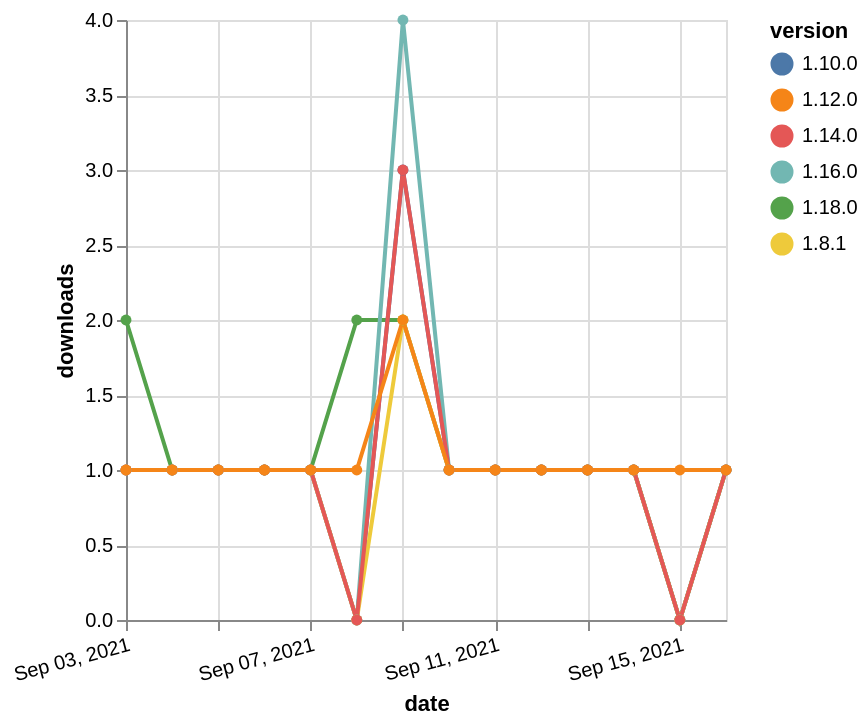

Vega-Lite specification for this chart:
### Vega-Lite specification from a JSON file in a GitHub repository (floating-point values rounded to 4 significant figures)
{"$schema": "https://vega.github.io/schema/vega-lite/v5.json", "description": "A simple bar chart with embedded data.", "data": {"values": [{"date": "2021-09-03", "total": 124, "delta": 2, "version": "1.18.0"}, {"date": "2021-09-04", "total": 125, "delta": 1, "version": "1.18.0"}, {"date": "2021-09-05", "total": 126, "delta": 1, "version": "1.18.0"}, {"date": "2021-09-06", "total": 127, "delta": 1, "version": "1.18.0"}, {"date": "2021-09-07", "total": 128, "delta": 1, "version": "1.18.0"}, {"date": "2021-09-08", "total": 130, "delta": 2, "version": "1.18.0"}, {"date": "2021-09-09", "total": 132, "delta": 2, "version": "1.18.0"}, {"date": "2021-09-10", "total": 133, "delta": 1, "version": "1.18.0"}, {"date": "2021-09-11", "total": 134, "delta": 1, "version": "1.18.0"}, {"date": "2021-09-12", "total": 135, "delta": 1, "version": "1.18.0"}, {"date": "2021-09-13", "total": 136, "delta": 1, "version": "1.18.0"}, {"date": "2021-09-14", "total": 137, "delta": 1, "version": "1.18.0"}, {"date": "2021-09-15", "total": 137, "delta": 0, "version": "1.18.0"}, {"date": "2021-09-16", "total": 138, "delta": 1, "version": "1.18.0"}, {"date": "2021-09-03", "total": 208, "delta": 1, "version": "1.10.0"}, {"date": "2021-09-04", "total": 209, "delta": 1, "version": "1.10.0"}, {"date": "2021-09-05", "total": 210, "delta": 1, "version": "1.10.0"}, {"date": "2021-09-06", "total": 211, "delta": 1, "version": "1.10.0"}, {"date": "2021-09-07", "total": 212, "delta": 1, "version": "1.10.0"}, {"date": "2021-09-08", "total": 212, "delta": 0, "version": "1.10.0"}, {"date": "2021-09-09", "total": 215, "delta": 3, "version": "1.10.0"}, {"date": "2021-09-10", "total": 216, "delta": 1, "version": "1.10.0"}, {"date": "2021-09-11", "total": 217, "delta": 1, "version": "1.10.0"}, {"date": "2021-09-12", "total": 218, "delta": 1, "version": "1.10.0"}, {"date": "2021-09-13", "total": 219, "delta": 1, "version": "1.10.0"}, {"date": "2021-09-14", "total": 220, "delta": 1, "version": "1.10.0"}, {"date": "2021-09-15", "total": 220, "delta": 0, "version": "1.10.0"}, {"date": "2021-09-16", "total": 221, "delta": 1, "version": "1.10.0"}, {"date": "2021-09-03", "total": 203, "delta": 1, "version": "1.16.0"}, {"date": "2021-09-04", "total": 204, "delta": 1, "version": "1.16.0"}, {"date": "2021-09-05", "total": 205, "delta": 1, "version": "1.16.0"}, {"date": "2021-09-06", "total": 206, "delta": 1, "version": "1.16.0"}, {"date": "2021-09-07", "total": 207, "delta": 1, "version": "1.16.0"}, {"date": "2021-09-08", "total": 207, "delta": 0, "version": "1.16.0"}, {"date": "2021-09-09", "total": 211, "delta": 4, "version": "1.16.0"}, {"date": "2021-09-10", "total": 212, "delta": 1, "version": "1.16.0"}, {"date": "2021-09-11", "total": 213, "delta": 1, "version": "1.16.0"}, {"date": "2021-09-12", "total": 214, "delta": 1, "version": "1.16.0"}, {"date": "2021-09-13", "total": 215, "delta": 1, "version": "1.16.0"}, {"date": "2021-09-14", "total": 216, "delta": 1, "version": "1.16.0"}, {"date": "2021-09-15", "total": 216, "delta": 0, "version": "1.16.0"}, {"date": "2021-09-16", "total": 217, "delta": 1, "version": "1.16.0"}, {"date": "2021-09-03", "total": 257, "delta": 1, "version": "1.8.1"}, {"date": "2021-09-04", "total": 258, "delta": 1, "version": "1.8.1"}, {"date": "2021-09-05", "total": 259, "delta": 1, "version": "1.8.1"}, {"date": "2021-09-06", "total": 260, "delta": 1, "version": "1.8.1"}, {"date": "2021-09-07", "total": 261, "delta": 1, "version": "1.8.1"}, {"date": "2021-09-08", "total": 261, "delta": 0, "version": "1.8.1"}, {"date": "2021-09-09", "total": 263, "delta": 2, "version": "1.8.1"}, {"date": "2021-09-10", "total": 264, "delta": 1, "version": "1.8.1"}, {"date": "2021-09-11", "total": 265, "delta": 1, "version": "1.8.1"}, {"date": "2021-09-12", "total": 266, "delta": 1, "version": "1.8.1"}, {"date": "2021-09-13", "total": 267, "delta": 1, "version": "1.8.1"}, {"date": "2021-09-14", "total": 268, "delta": 1, "version": "1.8.1"}, {"date": "2021-09-15", "total": 268, "delta": 0, "version": "1.8.1"}, {"date": "2021-09-16", "total": 269, "delta": 1, "version": "1.8.1"}, {"date": "2021-09-03", "total": 176, "delta": 1, "version": "1.14.0"}, {"date": "2021-09-04", "total": 177, "delta": 1, "version": "1.14.0"}, {"date": "2021-09-05", "total": 178, "delta": 1, "version": "1.14.0"}, {"date": "2021-09-06", "total": 179, "delta": 1, "version": "1.14.0"}, {"date": "2021-09-07", "total": 180, "delta": 1, "version": "1.14.0"}, {"date": "2021-09-08", "total": 180, "delta": 0, "version": "1.14.0"}, {"date": "2021-09-09", "total": 183, "delta": 3, "version": "1.14.0"}, {"date": "2021-09-10", "total": 184, "delta": 1, "version": "1.14.0"}, {"date": "2021-09-11", "total": 185, "delta": 1, "version": "1.14.0"}, {"date": "2021-09-12", "total": 186, "delta": 1, "version": "1.14.0"}, {"date": "2021-09-13", "total": 187, "delta": 1, "version": "1.14.0"}, {"date": "2021-09-14", "total": 188, "delta": 1, "version": "1.14.0"}, {"date": "2021-09-15", "total": 188, "delta": 0, "version": "1.14.0"}, {"date": "2021-09-16", "total": 189, "delta": 1, "version": "1.14.0"}, {"date": "2021-09-03", "total": 202, "delta": 1, "version": "1.12.0"}, {"date": "2021-09-04", "total": 203, "delta": 1, "version": "1.12.0"}, {"date": "2021-09-05", "total": 204, "delta": 1, "version": "1.12.0"}, {"date": "2021-09-06", "total": 205, "delta": 1, "version": "1.12.0"}, {"date": "2021-09-07", "total": 206, "delta": 1, "version": "1.12.0"}, {"date": "2021-09-08", "total": 207, "delta": 1, "version": "1.12.0"}, {"date": "2021-09-09", "total": 209, "delta": 2, "version": "1.12.0"}, {"date": "2021-09-10", "total": 210, "delta": 1, "version": "1.12.0"}, {"date": "2021-09-11", "total": 211, "delta": 1, "version": "1.12.0"}, {"date": "2021-09-12", "total": 212, "delta": 1, "version": "1.12.0"}, {"date": "2021-09-13", "total": 213, "delta": 1, "version": "1.12.0"}, {"date": "2021-09-14", "total": 214, "delta": 1, "version": "1.12.0"}, {"date": "2021-09-15", "total": 215, "delta": 1, "version": "1.12.0"}, {"date": "2021-09-16", "total": 216, "delta": 1, "version": "1.12.0"}]}, "width": "container", "mark": {"type": "line", "point": {"filled": true}}, "encoding": {"x": {"field": "date", "type": "temporal", "timeUnit": "yearmonthdate", "title": "date", "axis": {"labelAngle": -15}}, "y": {"field": "delta", "type": "quantitative", "title": "downloads"}, "color": {"field": "version", "type": "nominal"}, "tooltip": {"field": "delta"}}}
